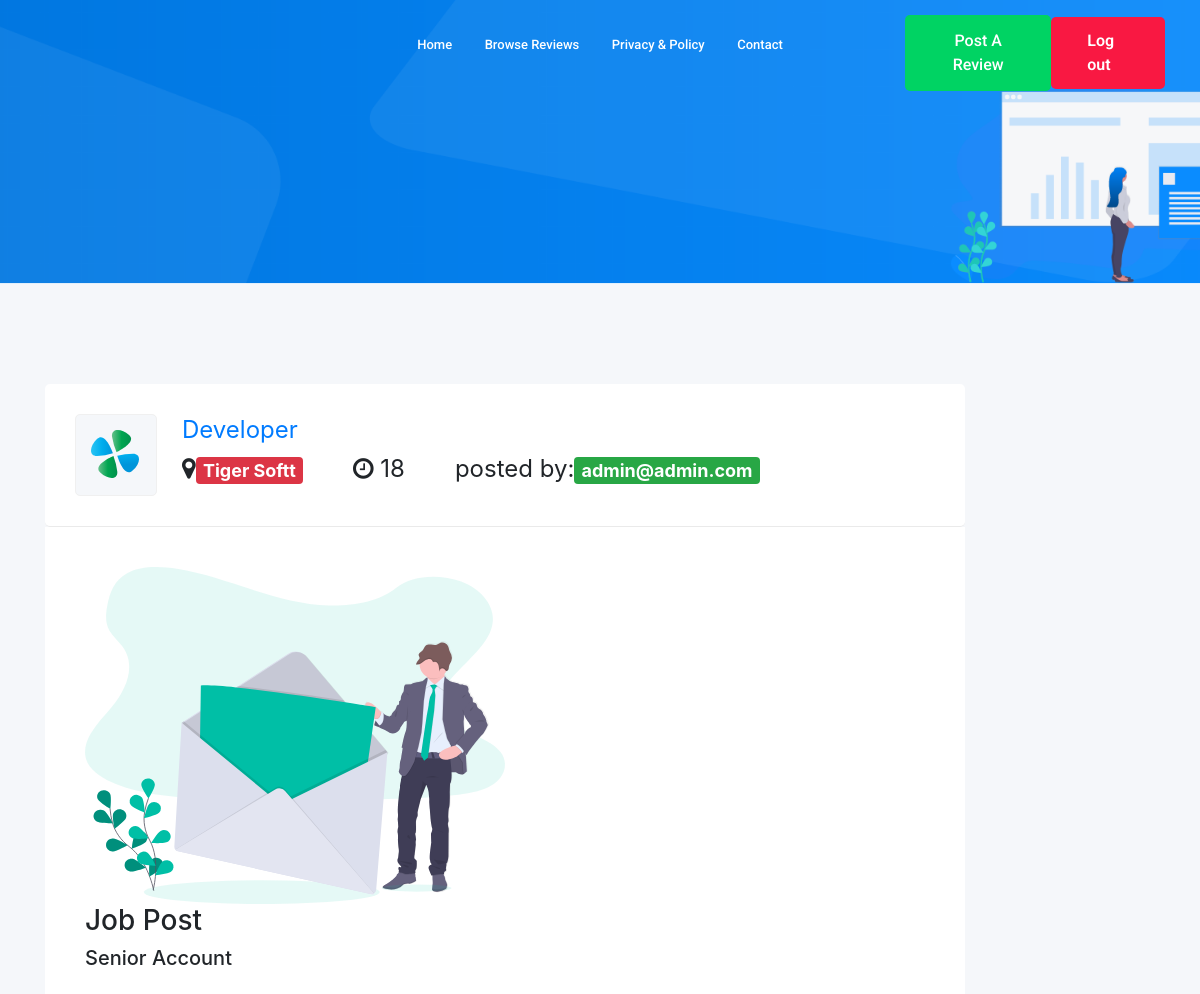
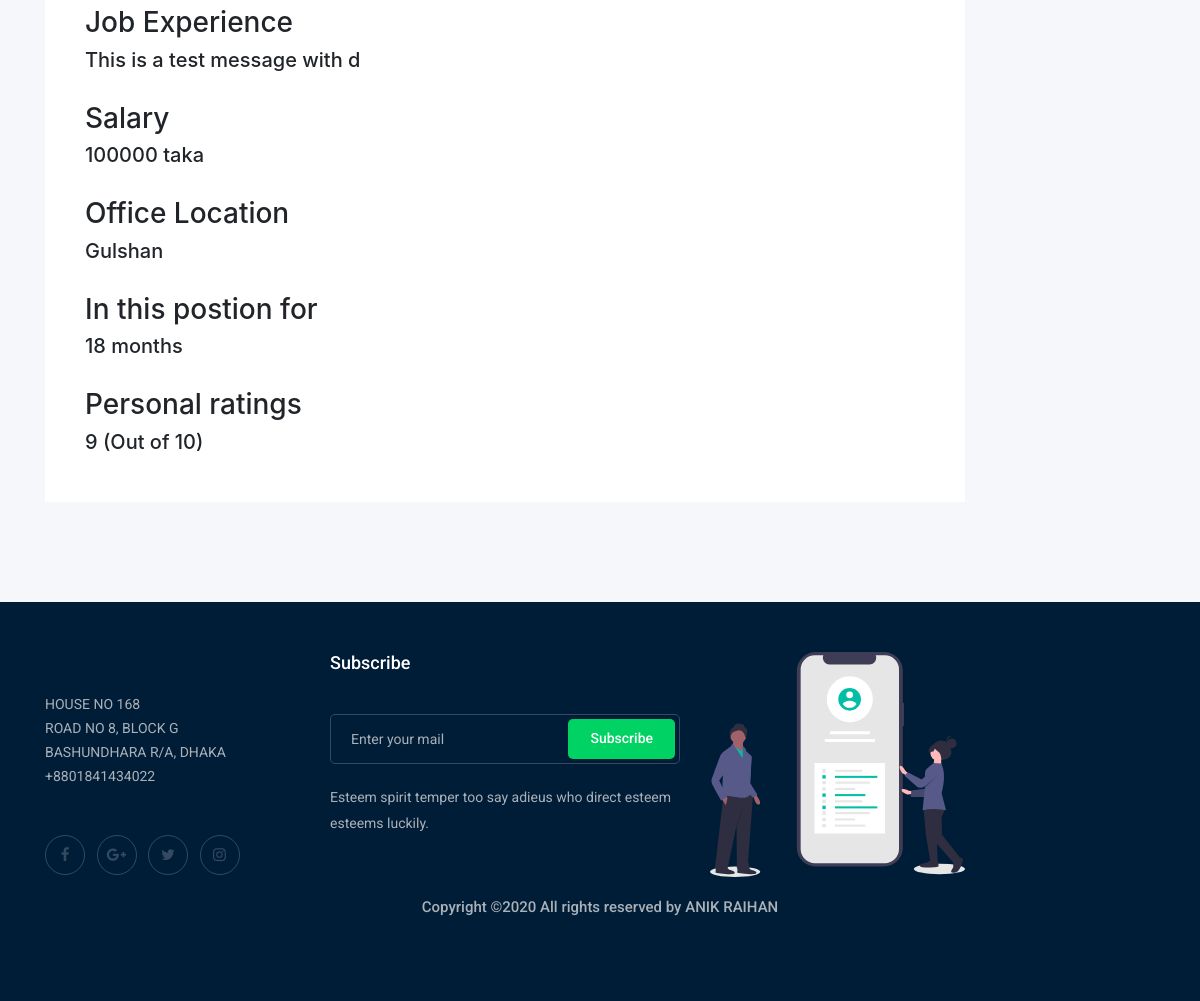
/job_details.php?id=10 (signed in), run on the app's committed database (2 pictures, top to bottom).
### tables this page shows
CREATE TABLE `review` (
  `email` varchar(100) NOT NULL,
  `reviewId` int(11) NOT NULL,
  `jobCatagory` varchar(200) NOT NULL,
  `companyName` varchar(100) NOT NULL,
  `post` varchar(100) NOT NULL,
  `salary` int(100) NOT NULL,
  `jobDuration` varchar(100) NOT NULL,
  `type` varchar(100) NOT NULL,
  `address` varchar(100) NOT NULL,
  `experience` varchar(1000) NOT NULL,
  `rating` int(2) NOT NULL
);

### job_details.php (the view, shortened to what this page needs)
<?php
$reviewId = $_GET['id'];
?>
<!doctype html>
<html lang="zxx">
<head>
    <link rel="stylesheet" href="css/style.css">
        <link rel="stylesheet" href="css/custom.css">
    <link rel="stylesheet" href="css/bootstrap.min.css">
    <link rel="stylesheet" href="css/font-awesome.min.css">
    <link rel="stylesheet" href="css/flaticon.css">
    <link rel="stylesheet" href="css/animate.min.css">
</head>
<body>
      <header>
        <div class="header-area ">
            <div id="sticky-header" class="main-header-area">
                <div class="container-fluid ">
                    <div class="header_bottom_border">
                        <div class="row align-items-center">
                            <div class="col-xl-3 col-lg-2">
                            </div>
                            <div class="col-xl-6 col-lg-7">
                                <div class="main-menu  d-none d-lg-block">
                                    <nav>
                                        <ul id="navigation">
                                            <li><a href="home.php">home</a></li>
                                            <li><a href="browse_reviews.php">Browse Reviews</a></li>
                                           <li><a href="policy.php">privacy & policy</a></li>
                                            <li><a href="contact.html">Contact</a></li>
                                        </ul>
                                    </nav>
                                </div>
                            </div>
                            <div class="col-xl-3 col-lg-3 d-none d-lg-block">
                                <div class="Appointment">
                                    <div class="d-none d-lg-block">
                                        <a class="boxed-btn3" href="post_review.php">Post a Review</a>
                                    </div>
                                    <div class="d-none d-lg-block">
                                        <a class="boxed-btn2" href="logout.php">Log out</a>
                                    </div>
                                </div>
                            </div>
                            <div class="col-12">
                            </div>
                        </div>
                    </div>
                </div>
            </div>
        </div>
    </header>
    <div class="bradcam_area bradcam_bg_1">
    </div>
    <div class="job_details_area">
        <div class="container">
            <div class="row">
                <div class="col-xl-10">
                    <div class="job_details_header">
                        <div class="single_jobs white-bg d-flex justify-content-between">
                            <div class="jobs_left d-flex align-items-center">
                                <div class="thumb">
                                    <img src="img/svg_icon/1.svg" alt="">
                                </div>
                                <div class="jobs_conetent">
                                <?php
                                        $conn = new mysqli("localhost", "root", "", "review_site");
                        $query = "SELECT * FROM `review` where `reviewId` = '$reviewId'";
                        $result = $conn->query($query);
                        if ($result->num_rows > 0) {
                            while ($row = $result->fetch_assoc()) {
                                $cata = $row['jobCatagory'];
                                $cname = $row['companyName'];
                                $id = $row['reviewId'];
                                $post = $row['post'];
                                $salary = $row['salary'];
                                $duration = $row['jobDuration'];
                                $address = $row['address'];
                                $exp = $row['experience'];
                                $rating = $row['rating'];
								$postemail = $row['email'];
                                echo "<a href='job_details.php?id=$id'><h4>$cata</h4></a>";
                                 echo  "<div class='links_locat d-flex align-items-center'>
                                        <div class='location'>
                                            <h4> <i class='fa fa-map-marker'></i><span class='badge badge-danger'> {$cname}</span></h4>
                                        </div>
                                        <div class='location'>
                                            <h4> <i class='fa fa-clock-o'></i> {$duration}</h4>
                                        </div>
                                        <div class='location'>
                                            <h4>posted by:<span class='badge badge-success'> {$postemail}</span></h4>
                                        </div>
                                    </div>"
                                ;
                            }
                        }
                                    ?>
                                </div>
                            </div>
                        </div>
                    </div>
                    <?php
                     echo "<div class='descript_wrap white-bg'>
                        <img class='wave3' src='img/job_details.svg'>
                    <div class='single_wrap'>
                            <h3>Job Post</h3>
                            <h5>{$post}</h5>
                        </div>
                        <div class='single_wrap'>
                            <h3>Job Experience</h3>
                            <h5>{$exp}</h5>
                        </div>
                        <div class='single_wrap'>
                            <h3>Salary</h3>
                            <h5>{$salary} taka</h5>
                        </div>
                        <div class='single_wrap'>
                            <h3>Office Location</h3>
                            <h5>{$address}</h5>
                        </div>
                        <div class='single_wrap'>
                            <h3>In this postion for</h3>
                            <h5>{$duration} months</h5>
                        </div>
                          <div class='single_wrap'>
                            <h3>Personal ratings  </h3>
                            <h5>{$rating} (Out of 10)</h5>
                        </div>
                    </div>
                   ";
                    ?>
                </div>
            </div>
        </div>
    </div>
    <footer class="footer">
        <div class="footer_top" style="padding: 50px 0px;">
            <div class="container">
                <div class="row">
                    <div class="col-xl-3 col-md-6 col-lg-3">
                        <div class="footer_widget wow fadeInUp" data-wow-duration="1s" data-wow-delay=".3s">
                            <p>
                                HOUSE NO 168 <br>
                                ROAD NO 8, BLOCK G <br>
                                BASHUNDHARA R/A, DHAKA <br>
                                +8801841434022 <br>
                            </p>
                            <div class="socail_links">
                                <ul>
                                    <li>
                                        <a href="#">
                                            <i class="fa fa-facebook"></i>
                                        </a>
                                    </li>
                                    <li>
                                        <a href="#">
                                            <i class="fa fa-google-plus"></i>
                                        </a>
                                    </li>
                                    <li>
                                        <a href="#">
                                            <i class="fa fa-twitter"></i>
                                        </a>
                                    </li>
                                    <li>
                                        <a href="#">
                                            <i class="fa fa-instagram"></i>
                                        </a>
                                    </li>
                                </ul>
                            </div>
                        </div>
                    </div>
                    <div class="col-xl-4 col-md-6 col-lg-4">
                        <div class="footer_widget wow fadeInUp" data-wow-duration="1.3s" data-wow-delay=".6s">
                            <h3 class="footer_title">
                                Subscribe
                            </h3>
                            <form action="#" class="newsletter_form">
                                <input type="text" placeholder="Enter your mail">
                                <button type="submit">Subscribe</button>
                            </form>
                            <p class="newsletter_text">Esteem spirit temper too say adieus who direct esteem esteems
                                luckily.</p>
                        </div>
                    </div>
                    <div class="col-xl-3 col-md-5 col-lg-3">
                        <div class="footer_widget wow fadeInUp" data-wow-duration="1.3s" data-wow-delay=".6s">
                             <img width="100%" src="img/fb.svg" alt="">
                        </div>
                    </div>
            </div>
        </div>
        <div class="copy-right_text wow fadeInUp" data-wow-duration="1.4s" data-wow-delay=".3s">
            <div class="container">
                <div class="row">
                    <div class="col-xl-12">
                        <p class="copy_right text-center">
                            Copyright &copy;<script>document.write(new Date().getFullYear());</script> All rights reserved by ANIK RAIHAN
                        </p>
                    </div>
                </div>
            </div>
        </div>
    </footer>
</body>
</html>

### css/custom.css (style rules this page uses)
body { font-family: "Roboto", sans-serif; font-weight: normal; font-style: normal; }
h1, h2, h3, h4, h5 { font-family: "Roboto", sans-serif; color: #191d34; }
ul { margin: 0px; padding: 0px; }
li { list-style: none; }
p { font-size: 16px; font-weight: 400; line-height: 28px; color: #7A838B; margin-bottom: 13px; font-family: "Roboto", sans-serif; }
*::placeholder { color: #cccccc; font-size: 14px; opacity: 1; }
h3 { font-size: 24px; }
.white-bg { background: #ffffff; }
.footer { background-repeat: no-repeat; background-position: center center; background-repeat: no-repeat; background-size: cover; background: #001D38; }
.footer p { font-family: "Roboto", sans-serif !important; }
.footer .footer_top { padding-top: 50px; }
.footer .footer_top .footer_widget .footer_title { font-size: 18px; font-weight: 500; color: #FFFFFF; text-transform: capitalize; margin-bottom: 40px; font-family: "Roboto", sans-serif; }
.footer .footer_top .footer_widget p { color: #AAB1B7; font-size: 14px; font-weight: 400; line-height: 24px; }
.footer .footer_top .footer_widget ul li { color: #AAB1B7; font-size: 14px; line-height: 42px; }
.footer .footer_top .footer_widget ul li a { color: #AAB1B7; font-weight: 400; font-family: "Roboto", sans-serif; }
.footer .footer_top .footer_widget .newsletter_form { position: relative; margin-bottom: 20px; }
.footer .footer_top .footer_widget .newsletter_form input { width: 100%; height: 50px; background: transparent; padding-left: 20px; font-size: 15px; color: #FFFFFF; border: none; border: 1px solid #334A60; border-radius: 5px; font-family: "Roboto", sans-serif; }
.footer .footer_top .footer_widget .newsletter_form input::placeholder { font-size: 14px; color: #AAB1B7; }
.footer .footer_top .footer_widget .newsletter_form button { position: absolute; top: 0; right: 0; height: 40px; border: none; font-size: 14px; color: #fff; background: #00D363; padding: 10px; padding: 0 22px; cursor: pointer; border-radius: 5px; top: 5px; right: 5px; font-size: 14px; font-weight: 500; font-family: "Roboto", sans-serif; }
.footer .footer_top .footer_widget .newsletter_text { font-size: 14px; color: #AAB1B7; line-height: 26px; }
.footer .copy-right_text { padding-bottom: 30px; }
.footer .copy-right_text .copy_right { font-size: 15px; color: #AAB1B7; margin-bottom: 0; font-weight: 500; }
.footer .socail_links { margin-top: 47px; }
.footer .socail_links ul li { display: inline-block; }
.footer .socail_links ul li a { font-size: 15px; width: 40px; height: 40px; display: inline-block; text-align: center; background: transparent; border-radius: 50%; line-height: 40px !important; margin-right: 7px; color: #fff !important; line-height: 40px !important; background: transparent; color: #334A60 !important; transition: 0.3s; border: 1px solid #334A60; }
.footer .socail_links ul li a i { font-size: 15px; line-height: 40px; position: relative; top: -1px; }
.wave3 { bottom: 0; left: 0; width: 50%; z-index: -1; }

### data on the page
review: jobCatagory "Developer", companyName "Tiger Softt", jobDuration "18", email "admin@admin.com", post "Senior Account", experience "This is a test message with d", salary "100000", address "Gulshan", rating "9"
